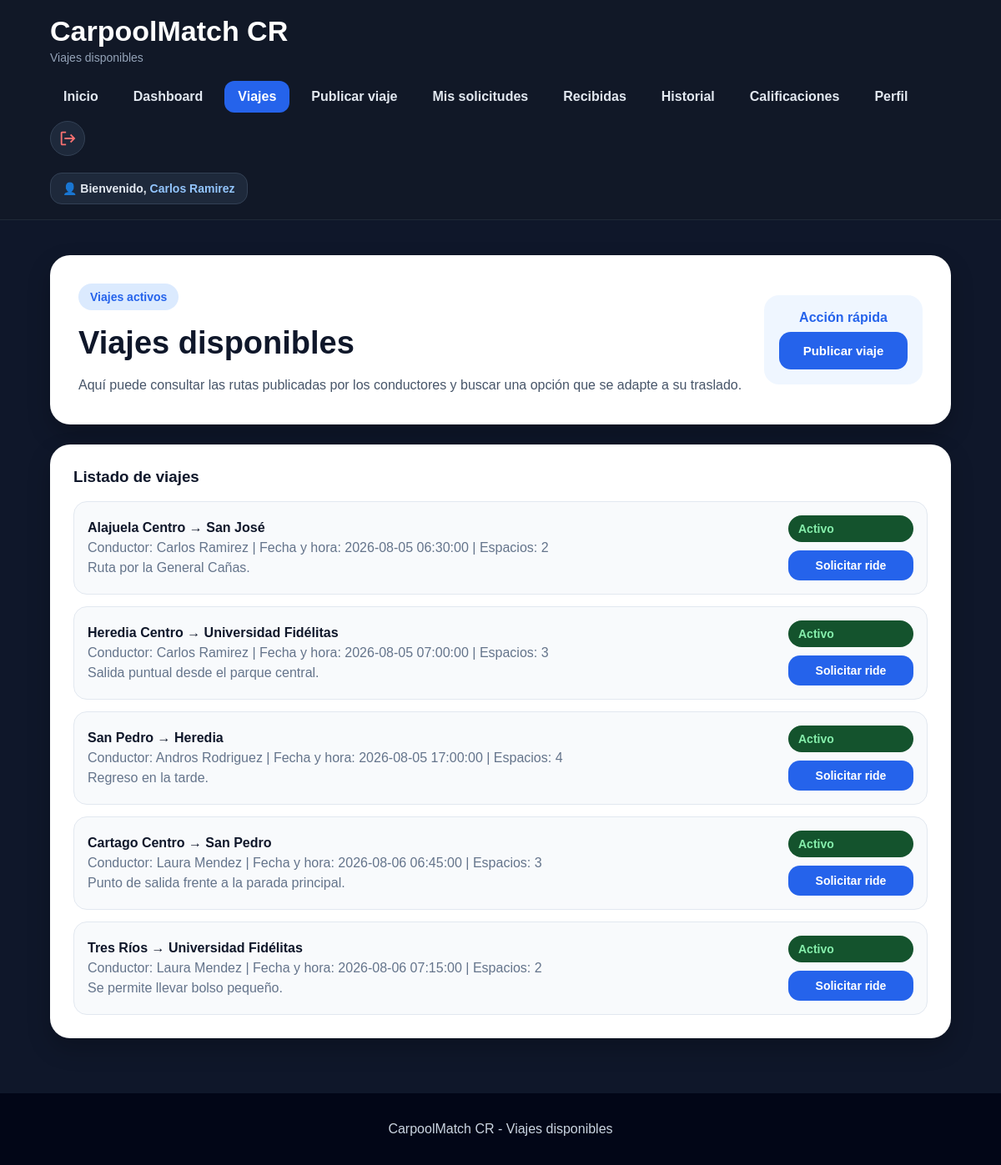
Page /viajes.php (signed in) on the committed database.
### tables this page shows
CREATE TABLE viajes (
    id_viaje INT AUTO_INCREMENT PRIMARY KEY,
    id_conductor INT NOT NULL,
    punto_salida VARCHAR(150) NOT NULL,
    destino VARCHAR(150) NOT NULL,
    fecha_hora DATETIME NOT NULL,
    asientos_disponibles INT NOT NULL,
    observaciones TEXT,
    estado ENUM('Activo', 'Completo', 'Cancelado') DEFAULT 'Activo',
    fecha_publicacion TIMESTAMP DEFAULT CURRENT_TIMESTAMP,
    FOREIGN KEY (id_conductor) REFERENCES usuarios(id_usuario)
);

CREATE TABLE usuarios (
    id_usuario INT AUTO_INCREMENT PRIMARY KEY,
    nombre VARCHAR(100) NOT NULL,
    correo VARCHAR(120) NOT NULL UNIQUE,
    telefono VARCHAR(8) NOT NULL,
    tipo_usuario ENUM('Conductor', 'Pasajero', 'Ambos') NOT NULL,
    contrasena VARCHAR(255) NOT NULL,
    fecha_registro TIMESTAMP DEFAULT CURRENT_TIMESTAMP,
    reputacion DECIMAL(3,2) DEFAULT 5.00,
    estado ENUM('Activo', 'Inactivo') DEFAULT 'Activo'
);

### viajes.php (the view, shortened to what this page needs)
<?php
include "php/conexion.php";
$nombreUsuario = $_SESSION["nombre"];
$consulta = "SELECT viajes.id_viaje,
                    viajes.punto_salida,
                    viajes.destino,
                    viajes.fecha_hora,
                    viajes.asientos_disponibles,
                    viajes.observaciones,
                    viajes.estado,
                    usuarios.nombre AS nombre_conductor
             FROM viajes
             INNER JOIN usuarios ON viajes.id_conductor = usuarios.id_usuario
             WHERE viajes.estado = 'Activo'
             ORDER BY viajes.fecha_hora ASC";
$resultado = mysqli_query($conexion, $consulta);
?>
<!DOCTYPE html>
<html lang="es">
<head>
    <link rel="stylesheet" href="css/style.css">
</head>
<body>
    <header class="header">
        <div class="brand">
            <h1>CarpoolMatch CR</h1>
            <p>Viajes disponibles</p>
        </div>
        <nav class="nav">
            <a href="index.html">Inicio</a>
            <a href="dashboard.php">Dashboard</a>
            <a href="viajes.php" class="nav-btn">Viajes</a>
            <a href="publicar-viaje.php">Publicar viaje</a>
            <a href="solicitudes.php">Mis solicitudes</a>
            <a href="solicitudes-recibidas.php">Recibidas</a>
            <a href="historial.php">Historial</a>
            <a href="calificaciones.php">Calificaciones</a>
            <a href="perfil.php">Perfil</a>
            <a href="php/logout.php" class="logout-icon" title="Cerrar sesión">
                <svg viewBox="0 0 24 24">
                    <path d="M10 3H5c-1.1 0-2 .9-2 2v14c0 1.1.9 2 2 2h5v-2H5V5h5V3z"></path>
                    <path d="M16.6 17.6 15.2 16.2 18.4 13H8v-2h10.4l-3.2-3.2 1.4-1.4L22.2 12z"></path>
                </svg>
            </a>
        </nav>
        <div class="usuario-header">
            👤 Bienvenido, <span><?php echo $nombreUsuario; ?></span>
        </div>
    </header>
    <main class="dashboard container">
        <section class="dashboard-welcome card">
            <div>
                <span class="tag">Viajes activos</span>
                <h2>Viajes disponibles</h2>
                <p>
                    Aquí puede consultar las rutas publicadas por los conductores y buscar una opción que se adapte a su
                    traslado.
                </p>
            </div>
            <div class="dashboard-user">
                <strong>Acción rápida</strong>
                <a href="publicar-viaje.php" class="btn btn-primary full">Publicar viaje</a>
            </div>
        </section>
        <section class="card dashboard-section">
            <h3>Listado de viajes</h3>
            <div class="dashboard-list">
                <?php if (mysqli_num_rows($resultado) > 0) { ?>
                    <?php while ($viaje = mysqli_fetch_assoc($resultado)) { ?>
                        <div class="dashboard-item">
                            <div>
                                <strong>
                                    <?php echo $viaje["punto_salida"]; ?> → <?php echo $viaje["destino"]; ?>
                                </strong>
                                <p>
                                    Conductor: <?php echo $viaje["nombre_conductor"]; ?> |
                                    Fecha y hora: <?php echo $viaje["fecha_hora"]; ?> |
                                    Espacios: <?php echo $viaje["asientos_disponibles"]; ?>
                                </p>
                                <p>
                                    <?php echo $viaje["observaciones"]; ?>
                                </p>
                            </div>
                            <div class="acciones-viaje">
                                <span class="status">
                                    <?php echo $viaje["estado"]; ?>
                                </span>
                                <a href="php/solicitar_ride.php?id=<?php echo $viaje["id_viaje"]; ?>" class="btn btn-primary">
                                    Solicitar ride
                                </a>
                            </div>
                        </div>
                    <?php } ?>
                <?php } else { ?>
                    <p>No hay viajes disponibles en este momento.</p>
                <?php } ?>
            </div>
        </section>
    </main>
    <footer class="footer">
        <p>CarpoolMatch CR - Viajes disponibles</p>
    </footer>
</body>
</html>

### css/style.css (style rules this page uses)
* { box-sizing: border-box; }
body { margin: 0; font-family: Arial, Helvetica, sans-serif; background: #0f172a; color: #f8fafc; }
a { text-decoration: none; }
.container { width: 90%; max-width: 1180px; margin: 0 auto; }
.header { background: #111827; border-bottom: 1px solid #1f2937; padding: 18px 5%; display: flex; justify-content: space-between; align-items: center; gap: 20px; flex-wrap: wrap; position: sticky; top: 0; z-index: 10; }
.brand h1 { margin: 0; font-size: 34px; color: white; }
.brand p { margin: 4px 0 0; color: #94a3b8; font-size: 14px; }
.nav { display: flex; gap: 10px; flex-wrap: wrap; align-items: center; }
.nav a { color: #e2e8f0; padding: 10px 16px; border-radius: 12px; font-weight: bold; transition: 0.2s; }
.nav-btn { background: #2563eb; color: white !important; }
.btn { padding: 14px 22px; border-radius: 14px; font-weight: bold; display: inline-block; border: none; cursor: pointer; font-size: 15px; text-align: center; }
.btn-primary { background: #2563eb; color: white; }
.full { width: 100%; }
.card { background: white; color: #0f172a; border-radius: 24px; box-shadow: 0 12px 28px rgba(0, 0, 0, 0.22); }
.tag { display: inline-block; background: #dbeafe; color: #2563eb; padding: 8px 14px; border-radius: 999px; font-size: 14px; font-weight: bold; }
.status { background: #14532d; color: #86efac; padding: 8px 12px; border-radius: 999px; font-weight: bold; font-size: 14px; }
.footer { background: #020617; color: #cbd5e1; text-align: center; padding: 18px; }
.dashboard { padding: 42px 0; }
.dashboard-welcome { padding: 34px; display: flex; justify-content: space-between; align-items: center; gap: 24px; margin-bottom: 24px; }
.dashboard-welcome h2 { color: #0f172a; font-size: 38px; margin: 18px 0 12px; }
.dashboard-welcome p { color: #475569; line-height: 1.6; margin-bottom: 0; }
.dashboard-user { background: #eff6ff; color: #2563eb; padding: 18px; border-radius: 18px; min-width: 190px; text-align: center; }
.dashboard-user strong { display: block; margin-bottom: 8px; }
.dashboard-section { padding: 28px; margin-bottom: 24px; }
.dashboard-section h3 { color: #0f172a; margin-top: 0; margin-bottom: 18px; }
.dashboard-list { display: grid; gap: 14px; }
.dashboard-item { background: #f8fafc; border: 1px solid #e2e8f0; padding: 16px; border-radius: 16px; display: flex; justify-content: space-between; align-items: center; gap: 15px; }
.dashboard-item strong { color: #0f172a; }
.dashboard-item p { color: #64748b; margin: 6px 0 0; }
.usuario-header { background: #1e293b; color: #e2e8f0; padding: 10px 14px; border-radius: 14px; font-size: 14px; font-weight: bold; border: 1px solid #334155; }
.usuario-header span { color: #93c5fd; }
.logout-icon { width: 42px; height: 42px; display: grid !important; place-items: center; border-radius: 50% !important; background: #1e293b; border: 1px solid #334155; padding: 0 !important; }
.logout-icon svg { width: 22px; height: 22px; fill: #f87171; }
.acciones-viaje { display: grid; gap: 10px; min-width: 150px; }
.acciones-viaje .btn { padding: 10px 14px; font-size: 14px; }

### rows in the picture
viajes: punto_salida "Alajuela Centro", destino "San José", id_conductor.nombre "Carlos Ramirez", fecha_hora "2026-08-05 06:30:00", asientos_disponibles "2", observaciones "Ruta por la General Cañas.", estado "Activo"
viajes: punto_salida "Heredia Centro", destino "Universidad Fidélitas", id_conductor.nombre "Carlos Ramirez", fecha_hora "2026-08-05 07:00:00", asientos_disponibles "3", observaciones "Salida puntual desde el parque central.", estado "Activo"
viajes: punto_salida "San Pedro", destino "Heredia", id_conductor.nombre "Andros Rodriguez", fecha_hora "2026-08-05 17:00:00", asientos_disponibles "4", observaciones "Regreso en la tarde.", estado "Activo"
viajes: punto_salida "Cartago Centro", destino "San Pedro", id_conductor.nombre "Laura Mendez", fecha_hora "2026-08-06 06:45:00", asientos_disponibles "3", observaciones "Punto de salida frente a la parada principal.", estado "Activo"
viajes: punto_salida "Tres Ríos", destino "Universidad Fidélitas", id_conductor.nombre "Laura Mendez", fecha_hora "2026-08-06 07:15:00", asientos_disponibles "2", observaciones "Se permite llevar bolso pequeño.", estado "Activo"

### other values in the picture
$nombreUsuario "Carlos Ramirez"
